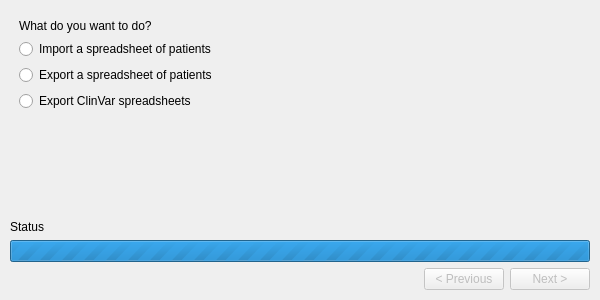
<?xml version="1.0" encoding="UTF-8"?>
<ui version="4.0">
 <class>MainWindow</class>
 <widget class="QMainWindow" name="MainWindow">
  <property name="geometry">
   <rect>
    <x>0</x>
    <y>0</y>
    <width>600</width>
    <height>300</height>
   </rect>
  </property>
  <property name="windowTitle">
   <string>PhenoTipsBot import and export</string>
  </property>
  <widget class="QWidget" name="centralwidget">
   <layout class="QVBoxLayout" name="verticalLayout">
    <property name="leftMargin">
     <number>10</number>
    </property>
    <property name="topMargin">
     <number>10</number>
    </property>
    <property name="rightMargin">
     <number>10</number>
    </property>
    <property name="bottomMargin">
     <number>10</number>
    </property>
    <item>
     <widget class="QStackedWidget" name="stackedWidget">
      <property name="currentIndex">
       <number>0</number>
      </property>
      <widget class="QWidget" name="operationPage">
       <layout class="QVBoxLayout" name="verticalLayout_2">
        <item>
         <widget class="QLabel" name="operationLabel">
          <property name="text">
           <string>What do you want to do?</string>
          </property>
         </widget>
        </item>
        <item>
         <widget class="QRadioButton" name="importCsvOption">
          <property name="text">
           <string>Import a spreadsheet of patients</string>
          </property>
         </widget>
        </item>
        <item>
         <widget class="QRadioButton" name="exportCsvOption">
          <property name="text">
           <string>Export a spreadsheet of patients</string>
          </property>
         </widget>
        </item>
        <item>
         <widget class="QRadioButton" name="exportClinVarOption">
          <property name="text">
           <string>Export ClinVar spreadsheets</string>
          </property>
         </widget>
        </item>
        <item>
         <spacer name="verticalSpacer1">
          <property name="orientation">
           <enum>Qt::Vertical</enum>
          </property>
          <property name="sizeHint" stdset="0">
           <size>
            <width>20</width>
            <height>40</height>
           </size>
          </property>
         </spacer>
        </item>
       </layout>
      </widget>
      <widget class="QWidget" name="loginPage">
       <layout class="QFormLayout" name="formLayout">
        <item row="0" column="0">
         <widget class="QLabel" name="loginLabel">
          <property name="text">
           <string>Please log in.</string>
          </property>
         </widget>
        </item>
        <item row="1" column="0">
         <widget class="QLabel" name="siteLabel">
          <property name="text">
           <string>Site:</string>
          </property>
         </widget>
        </item>
        <item row="1" column="1">
         <widget class="QComboBox" name="siteSelector">
          <property name="editable">
           <bool>true</bool>
          </property>
          <item>
           <property name="text">
            <string>http://localhost:8080/</string>
           </property>
          </item>
          <item>
           <property name="text">
            <string>https://phenotips.genetics.utah.edu/</string>
           </property>
          </item>
         </widget>
        </item>
        <item row="2" column="1">
         <widget class="QLineEdit" name="usernameTextbox">
          <property name="text">
           <string>Admin</string>
          </property>
         </widget>
        </item>
        <item row="2" column="0">
         <widget class="QLabel" name="usernameLabel">
          <property name="text">
           <string>Username:</string>
          </property>
         </widget>
        </item>
        <item row="3" column="0">
         <widget class="QLabel" name="passwordLabel">
          <property name="text">
           <string>Password:</string>
          </property>
         </widget>
        </item>
        <item row="3" column="1">
         <widget class="QLineEdit" name="passwordTextbox">
          <property name="text">
           <string>admin</string>
          </property>
          <property name="echoMode">
           <enum>QLineEdit::Password</enum>
          </property>
         </widget>
        </item>
       </layout>
      </widget>
      <widget class="QWidget" name="studyPage">
       <layout class="QVBoxLayout" name="verticalLayout_3">
        <item>
         <widget class="QLabel" name="studyLabel">
          <property name="text">
           <string>Which study?</string>
          </property>
         </widget>
        </item>
        <item>
         <widget class="QComboBox" name="studySelector"/>
        </item>
        <item>
         <widget class="QLabel" name="geneLabel">
          <property name="text">
           <string>Which gene are you submitting on?</string>
          </property>
         </widget>
        </item>
        <item>
         <widget class="QComboBox" name="geneSelector">
          <item>
           <property name="text">
            <string>All genes</string>
           </property>
          </item>
         </widget>
        </item>
        <item>
         <spacer name="verticalSpacer2">
          <property name="orientation">
           <enum>Qt::Vertical</enum>
          </property>
          <property name="sizeHint" stdset="0">
           <size>
            <width>20</width>
            <height>40</height>
           </size>
          </property>
         </spacer>
        </item>
       </layout>
      </widget>
      <widget class="QWidget" name="filePage">
       <layout class="QGridLayout" name="gridLayout_2" columnstretch="1,0">
        <item row="0" column="0" colspan="2">
         <widget class="QLabel" name="browseLabel">
          <property name="text">
           <string>What file?</string>
          </property>
         </widget>
        </item>
        <item row="2" column="0">
         <widget class="QLabel" name="pathLabel">
          <property name="text">
           <string/>
          </property>
         </widget>
        </item>
        <item row="2" column="1">
         <widget class="QPushButton" name="browseButton">
          <property name="text">
           <string>Browse...</string>
          </property>
         </widget>
        </item>
        <item row="3" column="0" colspan="2">
         <spacer name="verticalSpacer3">
          <property name="orientation">
           <enum>Qt::Vertical</enum>
          </property>
          <property name="sizeHint" stdset="0">
           <size>
            <width>20</width>
            <height>186</height>
           </size>
          </property>
         </spacer>
        </item>
       </layout>
      </widget>
      <widget class="QWidget" name="confirmationPage">
       <layout class="QHBoxLayout" name="horizontalLayout_2">
        <item>
         <widget class="QLabel" name="confirmationLabel">
          <property name="text">
           <string>Are you sure?</string>
          </property>
          <property name="alignment">
           <set>Qt::AlignLeading|Qt::AlignLeft|Qt::AlignTop</set>
          </property>
          <property name="wordWrap">
           <bool>true</bool>
          </property>
         </widget>
        </item>
       </layout>
      </widget>
      <widget class="QWidget" name="finishedPage">
       <layout class="QVBoxLayout" name="verticalLayout_4">
        <item>
         <widget class="QLabel" name="summaryLabel">
          <property name="cursor">
           <cursorShape>IBeamCursor</cursorShape>
          </property>
          <property name="text">
           <string>All done!</string>
          </property>
          <property name="alignment">
           <set>Qt::AlignLeading|Qt::AlignLeft|Qt::AlignTop</set>
          </property>
          <property name="wordWrap">
           <bool>true</bool>
          </property>
          <property name="textInteractionFlags">
           <set>Qt::LinksAccessibleByMouse|Qt::TextSelectableByKeyboard|Qt::TextSelectableByMouse</set>
          </property>
         </widget>
        </item>
       </layout>
      </widget>
     </widget>
    </item>
    <item>
     <widget class="QLabel" name="statusLabel">
      <property name="cursor">
       <cursorShape>IBeamCursor</cursorShape>
      </property>
      <property name="text">
       <string>Status</string>
      </property>
      <property name="wordWrap">
       <bool>true</bool>
      </property>
      <property name="textInteractionFlags">
       <set>Qt::LinksAccessibleByMouse|Qt::TextSelectableByKeyboard|Qt::TextSelectableByMouse</set>
      </property>
     </widget>
    </item>
    <item>
     <widget class="QProgressBar" name="progressBar">
      <property name="maximum">
       <number>0</number>
      </property>
     </widget>
    </item>
    <item>
     <layout class="QHBoxLayout" name="horizontalLayout">
      <item>
       <spacer name="horizontalSpacer">
        <property name="orientation">
         <enum>Qt::Horizontal</enum>
        </property>
        <property name="sizeHint" stdset="0">
         <size>
          <width>40</width>
          <height>20</height>
         </size>
        </property>
       </spacer>
      </item>
      <item>
       <widget class="QPushButton" name="previousButton">
        <property name="enabled">
         <bool>false</bool>
        </property>
        <property name="text">
         <string>&lt; Previous</string>
        </property>
        <property name="autoDefault">
         <bool>true</bool>
        </property>
       </widget>
      </item>
      <item>
       <widget class="QPushButton" name="nextButton">
        <property name="enabled">
         <bool>false</bool>
        </property>
        <property name="text">
         <string>Next &gt;</string>
        </property>
        <property name="autoDefault">
         <bool>true</bool>
        </property>
        <property name="default">
         <bool>true</bool>
        </property>
       </widget>
      </item>
     </layout>
    </item>
   </layout>
  </widget>
 </widget>
 <resources/>
 <connections/>
</ui>
